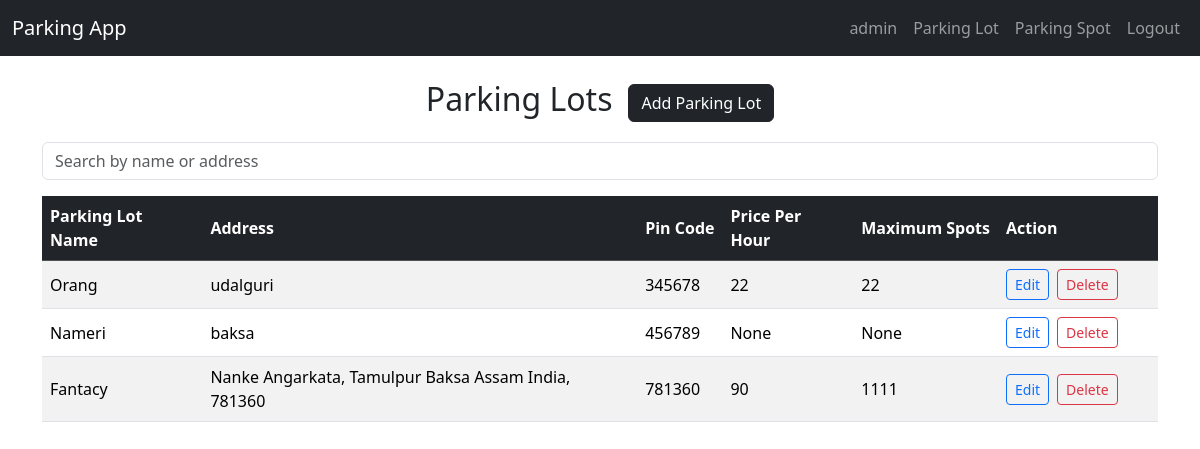
The app's page /parking_lots (signed in) with its own data.
### models.py (models this page shows, shortened)
class User(db.Model, UserMixin):
    id = db.Column(db.Integer, primary_key=True, autoincrement=True)
    name = db.Column(db.String(120), unique=True, nullable=False)
    email = db.Column(db.String(120), unique=True, nullable=False)
    password = db.Column(db.String(120), nullable=False)
    admin = db.Column(db.Boolean,default=False)

class ParkingLot(db.Model):
    id = db.Column(db.Integer, primary_key=True, autoincrement=True)
    name = db.Column(db.String(120), nullable=False)
    address = db.Column(db.String(255), nullable=False)
    pin_code = db.Column(db.String(10), nullable=True)
    price_per_hour = db.Column(db.Integer, nullable=True)
    maximum_spots = db.Column(db.Integer, nullable=True)
    parking_spots = db.relationship('ParkingSpot', backref='parking_lot', cascade='all, delete-orphan')
    parked_histories = db.relationship('ParkedHistory', backref='parking_lot', cascade='all, delete-orphan')

### app.py (the view)
@app.route('/parking_lots')
@login_required
def list_parking_lots():
    query = request.args.get('search',"")
    if query:
        parking_lots = ParkingLot.query.filter(ParkingLot.name.ilike(f"%{query}%")).all()
    else:
        parking_lots = ParkingLot.query.all()
    return render_template('parking_lots/list.html',parking_lots=parking_lots)

### app.py (called while the page is built)
@login_manager.user_loader
def load_user(user_id):
    return User.query.get_or_404(int(user_id))

### templates/parking_lots/list.html (shortened to what this page needs)
{% extends 'base.html' %}
{% block content %}
<div class="d-flex justify-content-center align-items-center mb-3">
    <h2>Parking Lots</h2>
    {% if current_user.admin %}
    <a href="{{url_for('create_parking_lot')}}" class="btn btn-dark ms-3">Add Parking Lot</a>
    {% endif %}
</div>
<form method="GET" class = "mb-3">
    <input type="text" name="search" class="form-control" placeholder="Search by name or address" value="{{query}}"/>
</form>
<div class="table-responsive">
    <table class="table table-striped align-middle">
        <thead class="table-dark">
            <tr>
                <th scope="col">Parking Lot Name</th>
                <th scope="col">Address</th>
                <th scope="col">Pin Code</th>
                <th scope="col">Price Per Hour</th>
                <th scope="col">Maximum Spots</th>
                {% if current_user.admin %}
                <th scope="col" style="width: 160px">Action</th>
                {% endif %}
            </tr>
        </thead>
        <tbody>
            {% for parking_lot in parking_lots %}
            <tr>
                <td>{{parking_lot.name}}</td>
                <td>{{parking_lot.address}}</td>
                <td>{{parking_lot.pin_code}}</td>
                <td>{{parking_lot.price_per_hour}}</td>
                <td>{{parking_lot.maximum_spots}}</td>
                {% if current_user.admin %}
                <td>
                    <div class="d-flex gap-2">
                        <a href="{{url_for('edit_parking_lot', parking_lot_id = parking_lot.id)}}"
                            class="btn btn-sm btn-outline-primary">Edit</a>
                        <form method="POST" action="{{url_for('delete_parking_lot', parking_lot_id = parking_lot.id)}}"
                            onsubmit="return confirm('Are you sure you want to delete this parking lot?')">
                            <button type="submit" class="btn btn-sm btn-outline-danger">Delete</button>
                        </form>
                    </div>
                </td>
                {% endif %}
            </tr>
            {% endfor %}
        </tbody>
    </table>
</div>
</div>
{% endblock %}

### templates/base.html (shortened to what this page needs)
<!DOCTYPE html>
<html lang="en">
<head>
    <link rel = "stylesheet" href = "{{ url_for('static', filename = 'css/styles.css') }}">
    <link href="https://cdn.jsdelivr.net/npm/bootstrap@5.3.6/dist/css/bootstrap.min.css" rel="stylesheet">
</head>
<body>
   <nav class = "navbar navbar-expand-lg navbar-dark bg-dark mb-4">
        <div class="container-fluid">
            <a class="navbar-brand" href = "{{ url_for('home') }}">Parking App</a>
            <div class="collapse navbar-collapse" >
                <ul class="navbar-nav ms-auto">
                {% if current_user.is_authenticated %}
                <li class="nav-item">
                    <a class="nav-link" href = "#">{{ current_user.name}}</a>
                </li>
                <li class="nav-item">
                    <a class="nav-link" href = "{{ url_for('list_parking_lots') }}">Parking Lot</a>
                </li>
                <li class="nav-item">
                    <a class="nav-link" href = "{{ url_for('list_parking_spots') }}">Parking Spot</a>
                </li>
                <li class="nav-item">
                    <a class="nav-link" href = "{{ url_for('logout') }}">Logout</a>
                </li>
                {% endif %}
                </ul>
            </div>
        </div>
    </nav>
    <div class="container">
        {% block content %}{% endblock %}
</body>
</html>

### static/css/styles.css (style rules this page uses)
body { background-color: rgba(219, 244, 182, 0.956); }
.table th { vertical-align: middle; }
.btn { border-radius: 0.5rem; }

### records on screen
User: name "admin"
ParkingLot: name "Orang", address "udalguri", pin_code "345678", price_per_hour "22", maximum_spots "22"
ParkingLot: name "Nameri", address "baksa", pin_code "456789", price_per_hour "None", maximum_spots "None"
ParkingLot: name "Fantacy", address "Nanke Angarkata, Tamulpur Baksa Assam India, 781360", pin_code "781360", price_per_hour "90", maximum_spots "1111"
